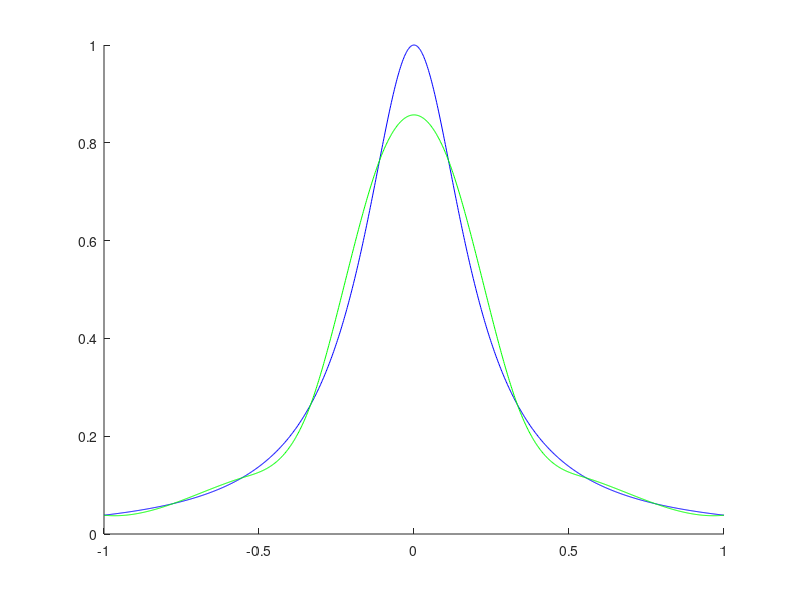

This chart was generated by the following MATLAB code:
% Sampling Runge function and reconstructing it with a cubic spline

clear;
a = -1;
b = 1;
x_runge = linspace(a, b, 1000);
y_runge = 1 ./ (1 + 25 .* x_runge .^ 2);

x_int = linspace(a, b, 10);
y_int = 1 ./ (1 + 25 .* x_int .^ 2);
y_out = spline(x_int, y_int, x_runge);

figure;
hold on;
plot(x_runge, y_runge, "b");
plot(x_runge, y_out, "g");